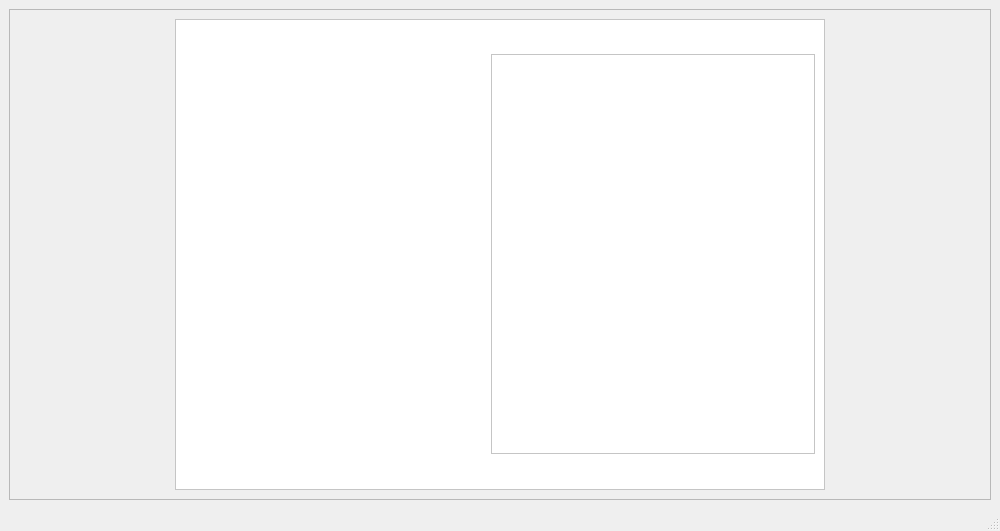
<?xml version="1.0" encoding="UTF-8"?>
<ui version="4.0">
 <class>login</class>
 <widget class="QMainWindow" name="login">
  <property name="geometry">
   <rect>
    <x>0</x>
    <y>0</y>
    <width>1000</width>
    <height>531</height>
   </rect>
  </property>
  <property name="minimumSize">
   <size>
    <width>650</width>
    <height>400</height>
   </size>
  </property>
  <property name="maximumSize">
   <size>
    <width>1000</width>
    <height>1000</height>
   </size>
  </property>
  <property name="windowTitle">
   <string>在线个人财务管理应用</string>
  </property>
  <property name="styleSheet">
   <string notr="true">frame_background{
border-image:url(:/loginIMG/image/anyother.png);
}
</string>
  </property>
  <widget class="QWidget" name="centralwidget">
   <layout class="QGridLayout" name="gridLayout_3">
    <item row="0" column="0">
     <widget class="QFrame" name="frame_background">
      <property name="styleSheet">
       <string notr="true"/>
      </property>
      <property name="frameShape">
       <enum>QFrame::StyledPanel</enum>
      </property>
      <property name="frameShadow">
       <enum>QFrame::Raised</enum>
      </property>
      <layout class="QGridLayout" name="gridLayout_2">
       <item row="0" column="0">
        <spacer name="horizontalSpacer">
         <property name="orientation">
          <enum>Qt::Horizontal</enum>
         </property>
         <property name="sizeHint" stdset="0">
          <size>
           <width>142</width>
           <height>20</height>
          </size>
         </property>
        </spacer>
       </item>
       <item row="0" column="1">
        <widget class="QFrame" name="frame_login">
         <property name="minimumSize">
          <size>
           <width>650</width>
           <height>400</height>
          </size>
         </property>
         <property name="styleSheet">
          <string notr="true">background-color:#ffffff</string>
         </property>
         <property name="frameShape">
          <enum>QFrame::StyledPanel</enum>
         </property>
         <property name="frameShadow">
          <enum>QFrame::Raised</enum>
         </property>
         <layout class="QGridLayout" name="gridLayout">
          <item row="0" column="0">
           <widget class="QStackedWidget" name="stackedWidget">
            <property name="minimumSize">
             <size>
              <width>0</width>
              <height>0</height>
             </size>
            </property>
            <property name="maximumSize">
             <size>
              <width>300</width>
              <height>400</height>
             </size>
            </property>
            <property name="styleSheet">
             <string notr="true"/>
            </property>
            <property name="currentIndex">
             <number>-1</number>
            </property>
           </widget>
          </item>
          <item row="0" column="1">
           <widget class="QFrame" name="frame_right">
            <property name="frameShape">
             <enum>QFrame::StyledPanel</enum>
            </property>
            <property name="frameShadow">
             <enum>QFrame::Raised</enum>
            </property>
           </widget>
          </item>
         </layout>
        </widget>
       </item>
       <item row="0" column="2">
        <spacer name="horizontalSpacer_2">
         <property name="orientation">
          <enum>Qt::Horizontal</enum>
         </property>
         <property name="sizeHint" stdset="0">
          <size>
           <width>142</width>
           <height>20</height>
          </size>
         </property>
        </spacer>
       </item>
      </layout>
     </widget>
    </item>
   </layout>
  </widget>
  <widget class="QMenuBar" name="menubar">
   <property name="geometry">
    <rect>
     <x>0</x>
     <y>0</y>
     <width>1000</width>
     <height>25</height>
    </rect>
   </property>
  </widget>
  <widget class="QStatusBar" name="statusbar"/>
 </widget>
 <resources/>
 <connections/>
</ui>
